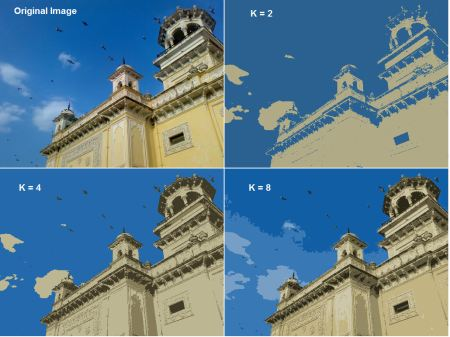
#> input picture image/home.jpg, 450 x 337 px, found by its file name
$ jupyter execute --allow-errors matplotlib.ipynb   (shell and % lines are left out)
#> lines starting #> are read from the running program, lines starting #| are printed output that depends on the picture
[cell 1]
import cv2
import numpy as np

[cell 2]
img =cv2.imread(r"C:\Users\tarik\Desktop\cvpr\image\home.jpg")
#> img is the input picture: shape (337, 450, 3); mean B, G, R 142.1, 125, 93.3
img = cv2.resize(img,(500,300))
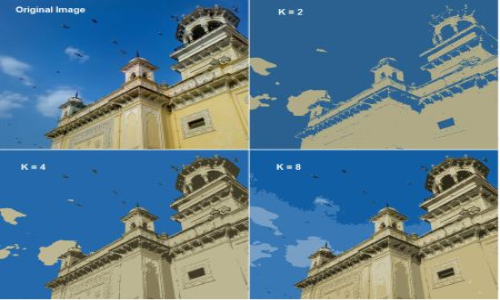
#> img: shape (300, 500, 3); mean B, G, R 142, 124.9, 93.3
cv2.imshow("Nishat",img)
cv2.waitKey(0)
cv2.destroyAllWindows()

[cell 3]
import numpy as np
import cv2 as cv
img = cv.imread('digits.png')
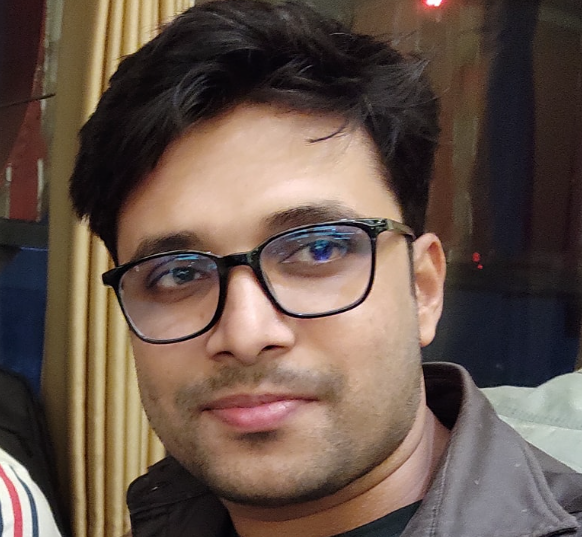
#> input picture image/digits.png, 582 x 537 px, found by its file name
#> img is the input picture: shape (537, 582, 3); mean B, G, R 74.5, 84.8, 103
gray = cv.cvtColor(img,cv.COLOR_BGR2GRAY)
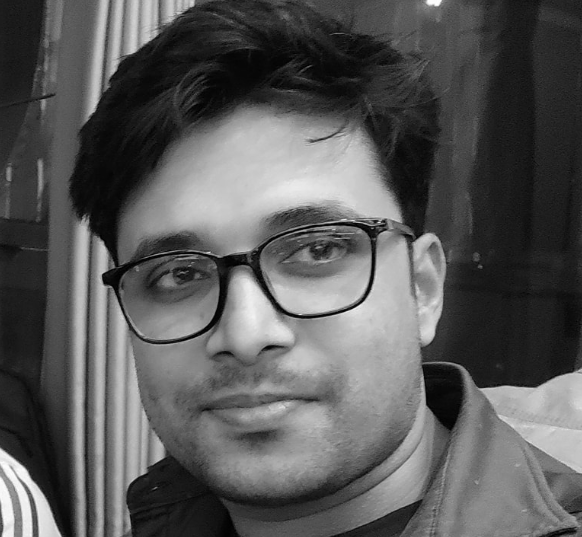
#> gray: shape (537, 582); min 0, max 254, mean 89.1
# Now we split the image to 5000 cells, each 20x20 size
#> (the rest of this cell did not finish here and is left out)

[cell 4]
import cv2 as cv
import numpy as np
import matplotlib.pyplot as plt
# Feature set containing (x,y) values of 25 known/training data
trainData = np.random.randint(0,100,(25,2)).astype(np.float32)
# Label each one either Red or Blue with numbers 0 and 1
responses = np.random.randint(0,2,(25,1)).astype(np.float32)
# Take Red neighbours and plot them
red = trainData[responses.ravel()==0]
plt.scatter(red[:,0],red[:,1],80,'r','^')
# Take Blue neighbours and plot them
blue = trainData[responses.ravel()==1]
plt.scatter(blue[:,0],blue[:,1],80,'b','s')
plt.show()
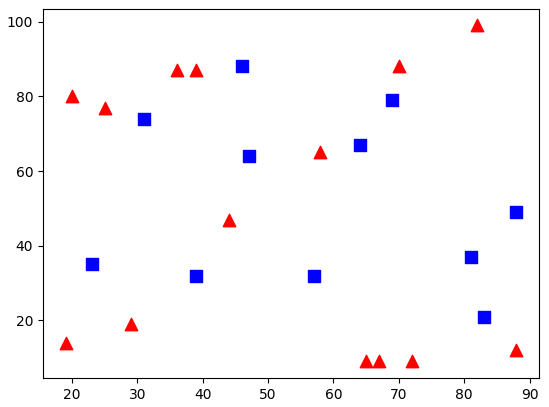
#> figure drawn by matplotlib, 1 panel

[cell 5]
import glob
import os
import cv2
import matplotlib.pyplot as plt

[cell 6]
path ='image'
images =os.listdir(path)
#> (the rest of this cell did not finish here and is left out)

[cell 7]
import matplotlib.pyplot as plt

x = [1, 2, 3, 4, 5, 6, 7]  # Days
#> x = [1, 2, 3, 4, 5, 6, 7]
y = [25, 28, 22, 30, 32, 29, 31]  # Temperature for each day

plt.xlabel('Day')
plt.ylabel('Temperature')
plt.title('Weather')
plt.plot(x, y)
plt.show()
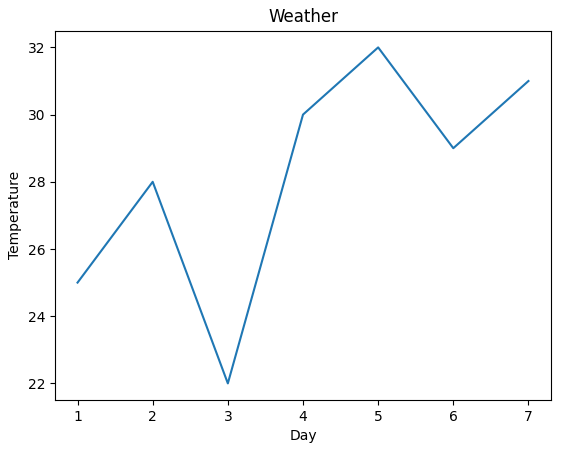
#> figure drawn by matplotlib, 1 panel

[cell 8]
plt.plot(x,y,color='green')
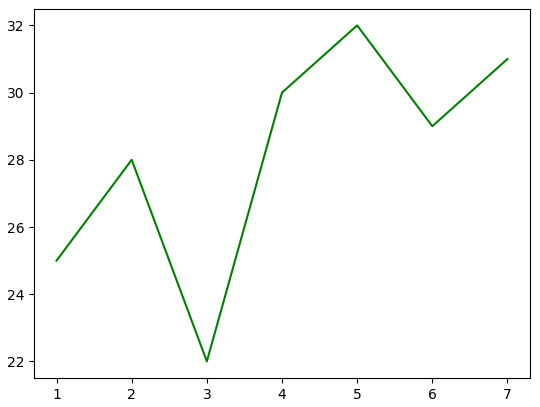
#> figure drawn by matplotlib, 1 panel

[cell 9]
plt.plot(x,y,color='red' ,linewidth=7)
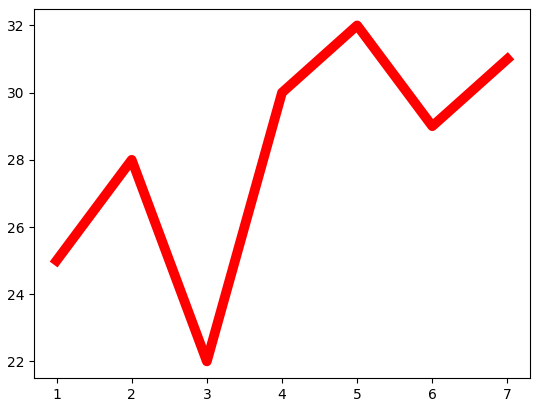
#> figure drawn by matplotlib, 1 panel

[cell 10]
plt.plot(x,y,color='red' ,linewidth=5,linestyle='dotted')
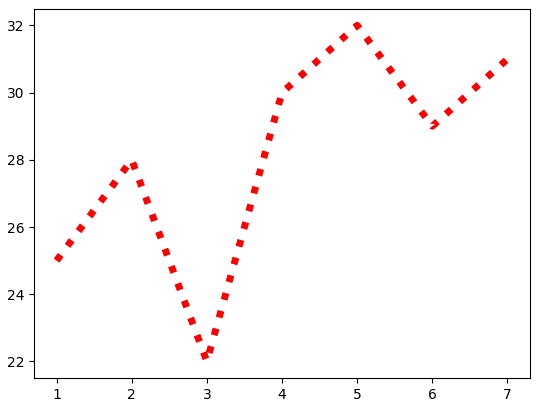
#> figure drawn by matplotlib, 1 panel

[cell 11]
plt.plot(x,y,'b+--')

[cell 12]
"""Hello
I miss you
Tarikul! """

[cell 13]
a=10
b="Nishat"
print (f'The value of a is {a} +My name is {b}')

#> (a cell that did not finish here is left out)

[cell 15]
plt.plot(x,y,color='blue' ,marker='+' , linestyle='' , markersize=20)
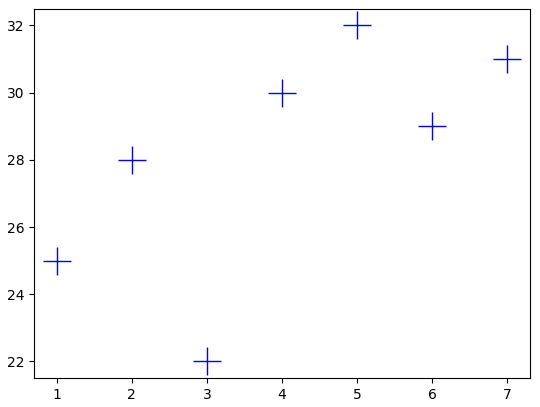
#> figure drawn by matplotlib, 1 panel
